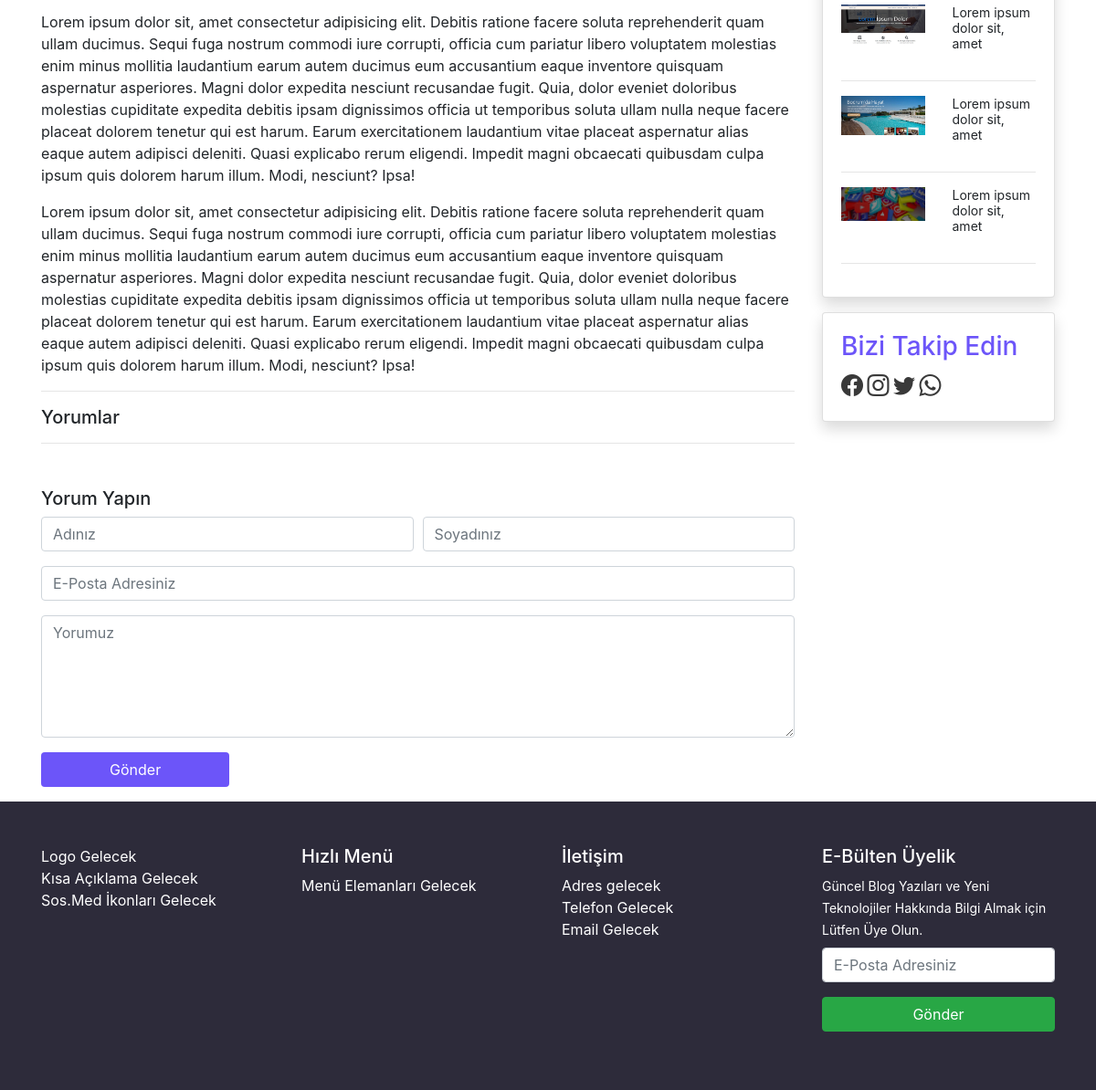
Before: /sample.php?id=6 (lower part) with the older database file.
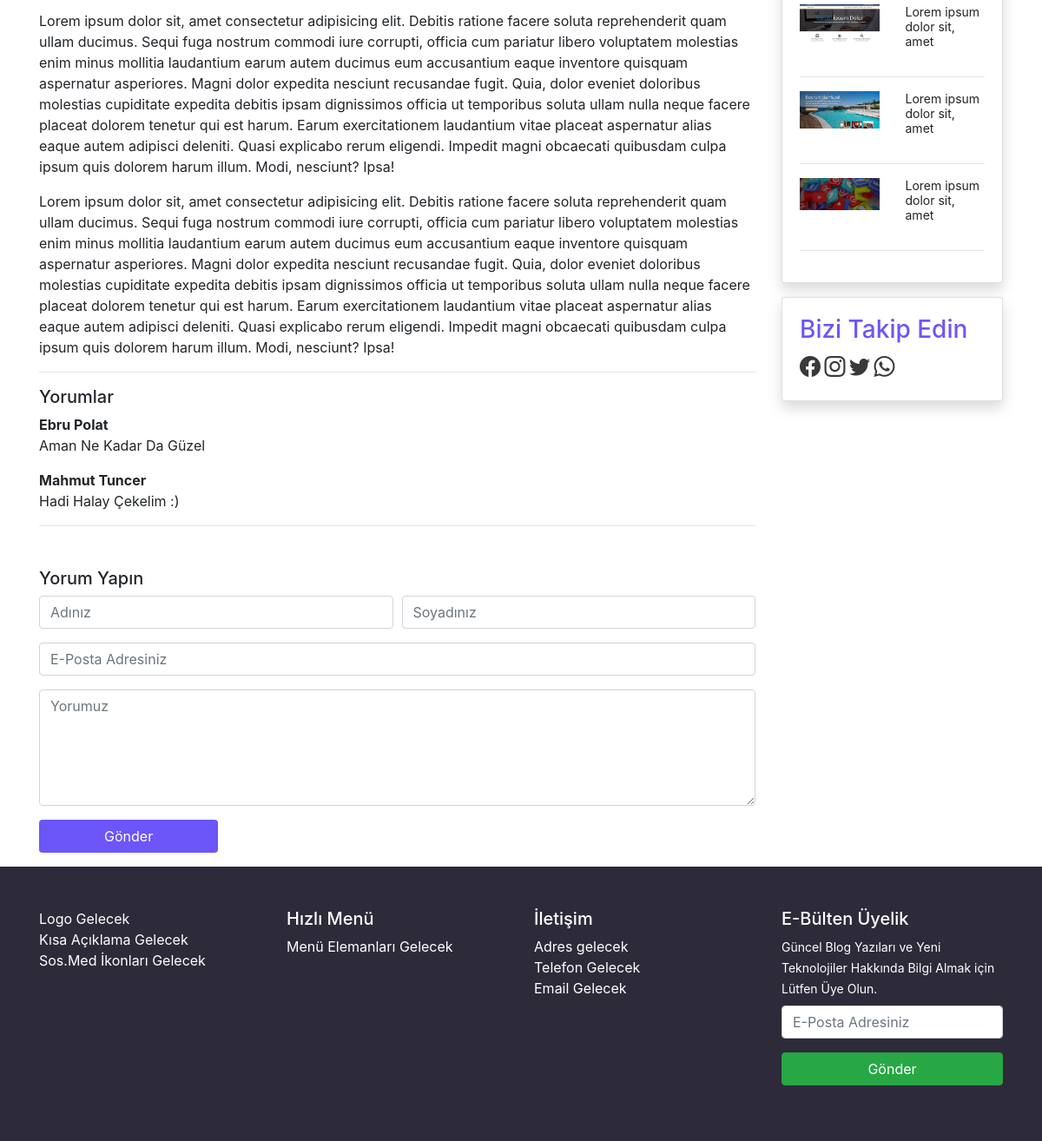
After: the same page with the newer database file.
### tables this page shows
CREATE TABLE IF NOT EXISTS `yazilar` (
  `id` int(11) NOT NULL AUTO_INCREMENT,
  `baslik` varchar(100) NOT NULL,
  `icerik` text NOT NULL,
  `meta` varchar(160) NOT NULL,
  `foto` varchar(150) NOT NULL,
  `fotoalt` varchar(100) NOT NULL,
  `kategori` varchar(25) NOT NULL,
  `tarih` varchar(11) NOT NULL,
  `durum` varchar(15) NOT NULL,
  PRIMARY KEY (`id`)
);

CREATE TABLE IF NOT EXISTS `yorumlar` (
  `id` int(11) NOT NULL AUTO_INCREMENT,
  `adiniz` varchar(50) NOT NULL,
  `soyadiniz` varchar(50) NOT NULL,
  `email` varchar(100) NOT NULL,
  `yorum` text NOT NULL,
  `baslik` varchar(150) NOT NULL,
  `durum` varchar(15) NOT NULL,
  PRIMARY KEY (`id`)
);

### sample.php (the view, shortened to what this page needs)
<?php
require_once('header.php');
$id = $_GET['id'];
$sorgu_makale = $db->prepare('select * from yazilar where id=?');
$sorgu_makale->execute(array($id));
$satir_makale = $sorgu_makale->fetch();
?>
<section id="content">
    <div class="container">
        <div class="row">
            <div class="col-md-9">
                <small>Yayınlanma Tarihi: <?php echo $satir_makale['tarih']; ?> - Kategori: <a href="kategoripage.php?kategori=<?php echo $satir_makale['kategori']; ?>"><?php echo $satir_makale['kategori']; ?></a> </small> <br>
                <?php echo $satir_makale['icerik']; ?>
                <hr>
                <h5>Yorumlar</h5>
                <?php
                $sorgu_yorumlar = $db->prepare('select * from yorumlar where durum = "onaylandı" order by id desc');
                $sorgu_yorumlar->execute();
                if ($sorgu_yorumlar->rowCount()) {
                    foreach ($sorgu_yorumlar as $satir_yorumlar) {
                        if ($satir_yorumlar['baslik'] == $satir_makale['baslik']) {
                ?>
                            <strong><?php echo $satir_yorumlar['adiniz'] . ' ' . $satir_yorumlar['soyadiniz']; ?></strong><br>
                            <p><?php echo $satir_yorumlar['yorum']; ?></p>
                <?php
                        }
                    }
                }
               ?>
                <hr>
                <h5 class="mt-5">Yorum Yapın</h5>
                <form method="post" class="form-row">
                    <div class="col-md-6">
                        <div class="form-group">
                            <input type="text" name="adiniz" placeholder="Adınız" class="form-control">
                        </div>
                    </div>
                    <div class="col-md-6">
                        <div class="form-group">
                            <input type="text" name="soyadiniz" placeholder="Soyadınız" class="form-control">
                        </div>
                    </div>
                    <div class="col-12">
                        <div class="form-group">
                            <input type="email" name="email" placeholder="E-Posta Adresiniz" class="form-control">
                        </div>
                    </div>
                    <div class="col-12">
                        <div class="form-group">
                            <textarea name="yorum" placeholder="Yorumuz" rows="5" class="form-control"></textarea>
                        </div>
                    </div>
                    <div class="col-12">
                        <div class="form-group">
                            <button type="submit" class="btn btn-mor w-25">Gönder</button>
                        </div>
                    </div>
                </form>
            </div>
            <?php require_once('sidebar.php'); ?>
        </div>
    </div>
</section>
<?php require_once('footer.php'); ?>

### header.php (shortened to what this page needs)
<!DOCTYPE html>
<html lang="en">
<head>
    <link rel="stylesheet" href="css/bootstrap.min.css">
    <link rel="stylesheet" href="css/style.css">
</head>
<body>

### sidebar.php (shortened to what this page needs)
<div class="col-md-3">
    <div class="row">
        <div class="col-12">
            <div class="card shadow">
                <div class="card-body">
                    <?php
                    $sorgu_yazilar = $db->prepare('select * from yazilar order by id desc limit 5');
                    $sorgu_yazilar->execute();
                    if ($sorgu_yazilar->rowCount()) {
                        foreach ($sorgu_yazilar as $satir_yazilar) {
                    ?>
                            <div class="row mt-2">
                                <div class="col-md-6">
                                    <a href="sample.php?id=<?php echo $satir_yazilar['id']; ?>">
                                        <img src="<?php echo substr($satir_yazilar['foto'], 3); ?>" alt="<?php echo $satir_yazilar['fotoalt']; ?>" class="img-fluid">
                                    </a>
                                </div>
                                <div class="col-md-6 smallYazi">
                                    <small><?php echo substr($satir_yazilar['icerik'], 0, 30); ?></small>
                                </div>
                            </div>
                            <hr>
                    <?php
                        }
                    }
                    ?>
                </div>
            </div>
        </div>
    </div>
    <div class="row mt-3 sosmed">
        <div class="col-12">
            <div class="card shadow">
                <div class="card-body">
                    <h3 class="mor">Bizi Takip Edin</h3>
                    <?php
                    $sorgu_sosmed = $db->prepare('select * from ayarlar');
                    $sorgu_sosmed->execute();
                    $satir_sosmed = $sorgu_sosmed->fetch();
                    if ($sorgu_sosmed->rowCount()) {
                    ?>
                        <a href="<?php echo $satir_sosmed['facebook']; ?>" target="_blank"><i class="bi bi-facebook"></i></a>
                        <a href="<?php echo $satir_sosmed['instagram']; ?>" target="_blank"><i class="bi bi-instagram"></i></a>
                        <a href="<?php echo $satir_sosmed['twitter']; ?>" target="_blank"><i class="bi bi-twitter"></i></a>
                        <a href="<?php echo $satir_sosmed['whatsapp']; ?>" target="_blank"><i class="bi bi-whatsapp"></i></a>
                    <?php
                    }
                    ?>
                </div>
            </div>
        </div>
    </div>
</div>

### footer.php (shortened to what this page needs)
<section id="footer" class="py-5 text-white">
        <div class="container">
            <div class="row">
                <div class="col-md-3">
                    Logo Gelecek <br> Kısa Açıklama Gelecek <br> Sos.Med İkonları Gelecek
                </div>
                <div class="col-md-3">
                    <h5>Hızlı Menü</h5>
                    Menü Elemanları Gelecek
                </div>
                <div class="col-md-3">
                    <h5>İletişim</h5>
                    Adres gelecek <br> Telefon Gelecek <br> Email Gelecek
                </div>
                <div class="col-md-3">
                    <h5>E-Bülten Üyelik</h5>
                    <small>Güncel Blog Yazıları ve Yeni Teknolojiler Hakkında Bilgi Almak için Lütfen Üye Olun.</small>
                    <form method="post" class="mt-2">
                        <div class="form-group">
                            <input type="email" name="email" class="form-control" placeholder="E-Posta Adresiniz">
                        </div>
                        <div class="form-group">
                            <input type="submit" value="Gönder" class="btn btn-success w-100">
                        </div>
                    </form>
                </div>
            </div>
        </div>
    </section>
</body>
</html>

### css/style.css (style rules this page uses)
#footer { background-color: #2d2b3a; }
.mor { color: #6c55f9; }
.btn-mor { background-color: #6c55f9; color: #fff; }
.smallYazi p { line-height: 16px !important; }
.sosmed a { color: #393939 !important; font-size: 24px !important; }

Changed rows visible on the page:
added yorumlar: adiniz "Ebru", soyadiniz "Polat", yorum "Aman Ne Kadar Da Güzel"
added yorumlar: adiniz "Mahmut", soyadiniz "Tuncer", yorum "Hadi Halay Çekelim :)"
